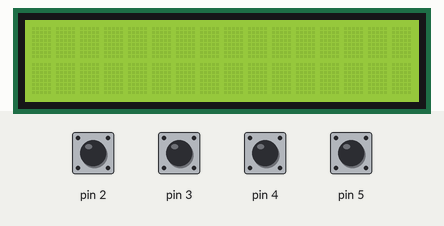
The sketch below on a simulated Arduino Uno, built with avr-gcc and run on an emulated ATmega328P. Parts: 16×2 character LCD. Inputs (shaded band) come from the test bench; at power-on: pin 2–5 HIGH.

Above: at 1.2 s.
1.3 s: pin 2 pulled LOW for 0.15 s
At 2.5 s:
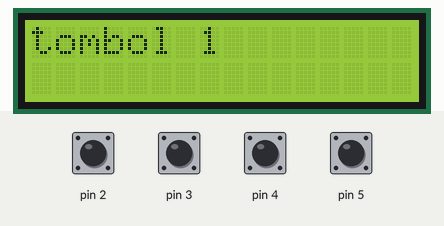
2.9 s: pin 3 pulled LOW for 0.15 s
At 3.9 s:
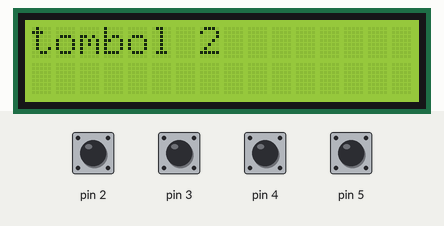
4.5 s: pin 4 pulled LOW for 0.15 s
At 5.1 s:
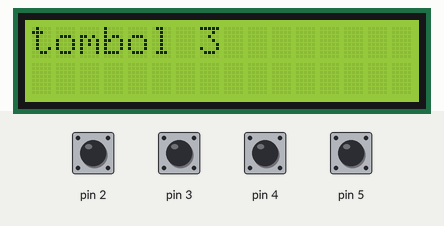
6.1 s: pin 5 pulled LOW for 0.15 s
At 7.6 s:
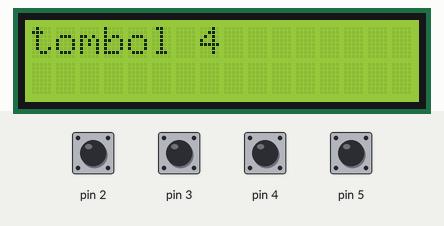
Timing chart, 0 to 8.7 s (numbered marks = the images above; inputs shaded):
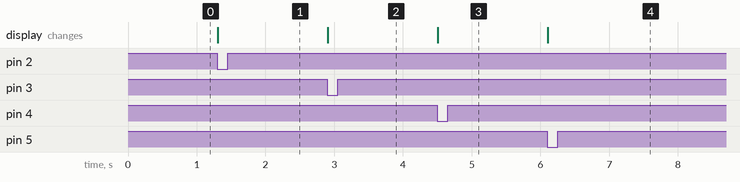

Measured:
- after the input at 1.3 s, the display: changes at once (image 1)
- after the input at 2.9 s, the display: changes at once (image 2)
- after the input at 4.5 s, the display: changes at once (image 3)
- after the input at 6.1 s, the display: changes at once (image 4)

The sketch:

tombol.ino
```cpp
#include <Wire.h>
#include <LiquidCrystal_I2C.h>

// Set the LCD address to 0x27 for a 16 chars and 2 line display
LiquidCrystal_I2C lcd(0x27, 16, 2);

void setup()
{
	// initialize the LCD
  pinMode(2,INPUT_PULLUP);
  pinMode(3,INPUT_PULLUP);
  pinMode(4,INPUT_PULLUP);
  pinMode(5,INPUT_PULLUP);
	lcd.begin();

	// Turn on the blacklight and print a message.
	lcd.backlight();

}

void loop()
{
	// Do nothing here...
 int btn1 = digitalRead(2);
 int btn2 = digitalRead(3);
 int btn3 = digitalRead(4);
 int btn4 = digitalRead(5);

 if(btn1==0){
  lcd.setCursor(0,0);
  lcd.print("tombol 1");
 }else if(btn2==0){
  lcd.setCursor(0,0);
  lcd.print("tombol 2");
 }else if(btn3==0){
  lcd.setCursor(0,0);
  lcd.print("tombol 3");
 }else if(btn4==0){
  lcd.setCursor(0,0);
  lcd.print("tombol 4");
 }

}
```
